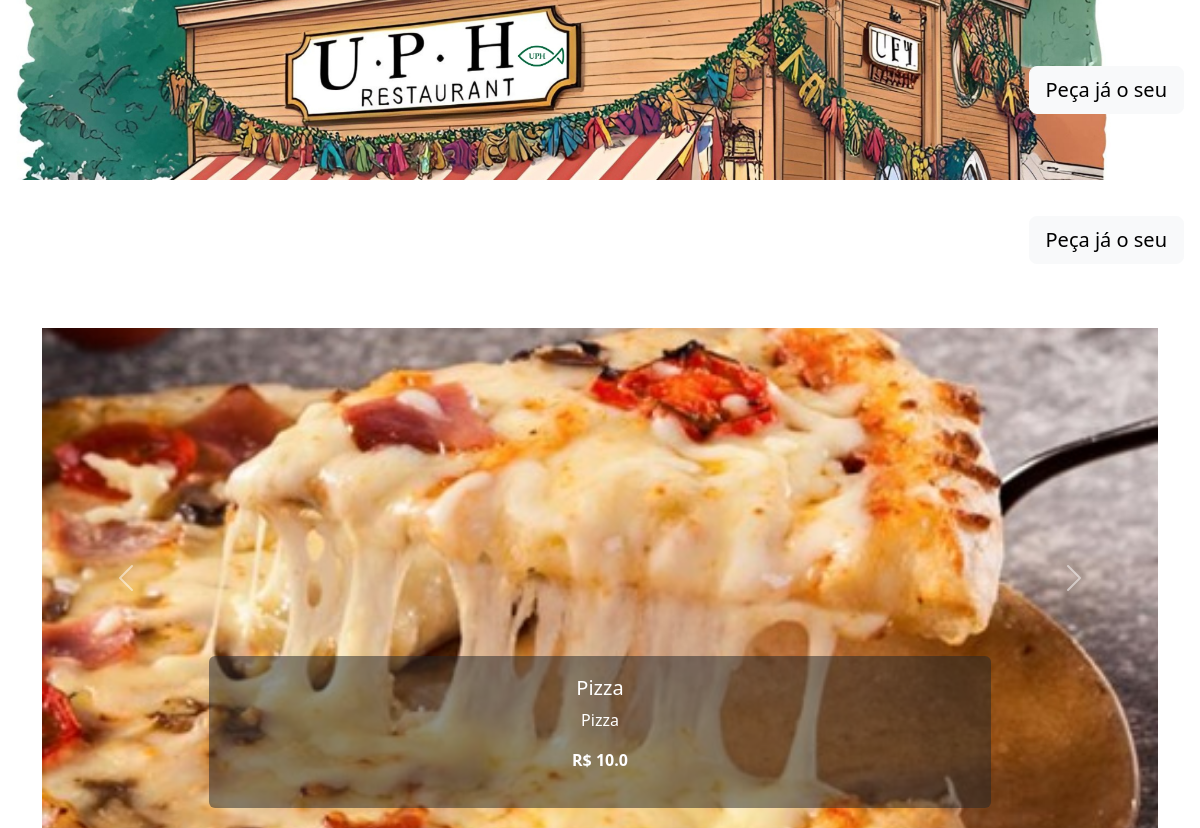
The page / on the database its author committed.
### app.py (models this page shows)
class Produto(db.Model):
    id = db.Column(db.Integer, primary_key=True)
    nome = db.Column(db.String(100), nullable=False)
    descricao = db.Column(db.Text, nullable=False)
    preco = db.Column(db.Float, nullable=False)
    imagem = db.Column(db.String(100), nullable=False)
    categoria = db.Column(db.String(100), nullable=True)

### app.py (the view)
@app.route('/')
def home():
    produtos = Produto.query.all()
    return render_template('index.html', produtos=produtos)

### templates/index.html (shortened to what this page needs)
<!DOCTYPE html>
<html lang="pt-BR">
<head>
    <link href="https://cdn.jsdelivr.net/npm/bootstrap@5.3.2/dist/css/bootstrap.min.css" rel="stylesheet">
</head>
<body>
<div class="banner">
    <nav class="d-flex justify-content-end p-3">
      <a href="{{ url_for('login') }}" class="btn  btn-light btn-lg login-button">Peça já o seu</a>
    </nav>
</div>
<div class="menu">
    <nav class="d-flex justify-content-end p-3">
    <a href="{{ url_for('login') }}" class="btn  btn-light btn-lg login-button">Peça já o seu</a>
    </nav>
</div>
<div class="container mt-5">
    <div id="carouselProdutos" class="carousel slide" data-bs-ride="carousel">
        <div class="carousel-inner">
            {% for produto in produtos %}
            <div class="carousel-item {% if loop.index0 == 0 %}active{% endif %}">
                <img src="{{ url_for('static', filename='images/' + produto.imagem) }}" class="d-block w-100" alt="{{ produto.nome }}">
                <div class="carousel-caption d-none d-md-block bg-dark bg-opacity-50 rounded">
                    <h5>{{ produto.nome }}</h5>
                    <p>{{ produto.descricao }}</p>
                    <p><strong>R$ {{ produto.preco }}</strong></p>
                </div>
            </div>
            {% endfor %}
        </div>
        <button class="carousel-control-prev" type="button" data-bs-target="#carouselProdutos" data-bs-slide="prev">
            <span class="carousel-control-prev-icon"></span>
        </button>
        <button class="carousel-control-next" type="button" data-bs-target="#carouselProdutos" data-bs-slide="next">
            <span class="carousel-control-next-icon"></span>
        </button>
    </div>
</div>
</body>
</html>

### templates/index.html (style rules this page uses)
.banner { background-color: #007bff; color: white; padding: 30px 0; text-align: center; background-image: url('/static/images/banner.jpg'); background-size: cover; background-position: center; width: 100%; height: 180px; }
.login-button { margin-top: 20px; }
.carousel-item img { max-height: 500px; object-fit: cover; }

### rows shown on the page
Produto: imagem (picture), nome "Pizza", descricao "Pizza", preco "10.0"
